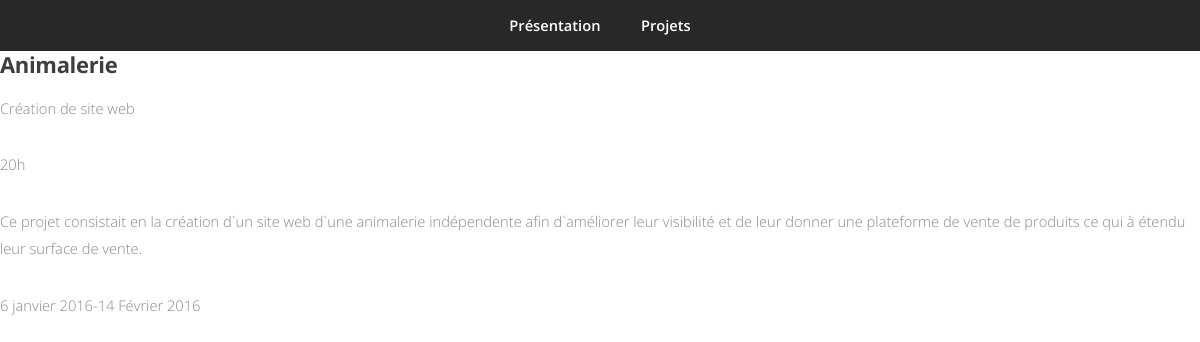
The page /projets.php on the database its author committed.
### tables this page shows
CREATE TABLE IF NOT EXISTS `projets` (
    `projet_id` INT AUTO_INCREMENT,
    `name` VARCHAR(255) NOT NULL,
    `competence` VARCHAR(255) NOT NULL,
    `duree` VARCHAR(50) NOT NULL,
    `description` TEXT NOT NULL,
    `dates` VARCHAR(100) NOT NULL,
    `image` VARCHAR(255) NOT NULL,
    PRIMARY KEY (`projet_id`)
);

### variables.php (called while the page is built)
<?php
$projetsStatement = $mysqlClient->prepare('SELECT * FROM projets');
$projetsStatement->execute();
$projets = $projetsStatement->fetchAll();

### projets.php (the view, shortened to what this page needs)
<?php
require_once(__DIR__ . '/databaseconnect.php');
require_once(__DIR__ . '/variables.php');
?>
<!DOCTYPE HTML>
<html>
	<head>
		<link rel="stylesheet" href="assets/css/main.css" />
	</head>
	<body class="is-preload">
		<nav id="nav">
				<ul class="container">
					<li><a href="index.php">Présentation</a></li>
					<li><a href="projets.php">Projets</a></li>
				</ul>
			</nav>
			<h3> <?php echo $projets[0]['name']?> </h3>
			<p> <?php echo $projets[0]['competence']?> </p>
			<p> <?php echo $projets[0]['duree']?> </p>
			<p> <?php echo $projets[0]['description']?> </p>
			<p> <?php echo $projets[0]['dates']?></h1> </p>
    </body>

### assets/css/main.css (style rules this page uses)
html, body, div, span, applet, object, iframe, h1, h2, h3, h4, h5, h6, p, blockquote, pre, a, abbr, acronym, address, big, cite, code, del, dfn, em, img, ins, kbd, q, s, samp, small, strike, strong, sub, sup, tt, var, b, u, i, center, dl, dt, dd, ol, ul, li, fieldset, form, label, legend, table, caption, tbody, tfoot, thead, tr, th, td, article, aside, canvas, details, embed, figure, figcaption, footer, header, hgroup, menu, nav, output, ruby, section, summary, time, mark, audio, video { margin: 0; padding: 0; border: 0; font-size: 100%; font: inherit; vertical-align: baseline; }
article, aside, details, figcaption, figure, footer, header, hgroup, menu, nav, section { display: block; }
body { line-height: 1; }
ol, ul { list-style: none; }
body { -webkit-text-size-adjust: none; }
html { box-sizing: border-box; scroll-behavior: smooth; }
*, *:before, *:after { box-sizing: inherit; }
body { padding-top: 3.5em; }
body.is-preload *, body.is-preload *:before, body.is-preload *:after { -moz-animation: none !important; -webkit-animation: none !important; -ms-animation: none !important; animation: none !important; -moz-transition: none !important; -webkit-transition: none !important; -ms-transition: none !important; transition: none !important; }
body, input, textarea, select { font-family: 'Open Sans', sans-serif; line-height: 1.85em; color: #888; font-weight: 300; font-size: 13pt; }
a { -moz-transition: color .2s ease-in-out; -webkit-transition: color .2s ease-in-out; -ms-transition: color .2s ease-in-out; transition: color .2s ease-in-out; color: #43B3E0; text-decoration: underline; }
h1, h2, h3, h4, h5, h6 { color: #3e3e3e; margin: 0 0 0.75em 0; }
h2, h3, h4, h5, h6 { font-weight: 700; }
h3 { font-size: 1.5em; letter-spacing: -0.015em; }
p, ul, ol, dl, table { margin-bottom: 2em; }
.container { margin: 0 auto; max-width: calc(100% - 50px); width: 1200px; }
@media screen and (max-width: 1680px) { .container { width: 1200px; } }
@media screen and (max-width: 1280px) { .container { width: 960px; } }
ul { list-style: disc; padding-left: 1em; }
ul li { padding-left: 0.5em; }
#nav { background-color: #282828; text-align: center; position: fixed; left: 0; top: 0; width: 100%; z-index: 10000; cursor: default; height: 3.5em; line-height: 3.5em; }
#nav ul { margin-bottom: 0; list-style: none; padding-left: 0; }
#nav li { display: inline-block; padding-left: 0; }
#nav a { -moz-transition: background-color .2s ease-in-out; -webkit-transition: background-color .2s ease-in-out; -ms-transition: background-color .2s ease-in-out; transition: background-color .2s ease-in-out; position: relative; display: block; color: #fff; text-decoration: none; outline: 0; font-weight: 600; border-radius: 8px; color: #fff; height: 2.5em; line-height: 2.5em; padding: 0 1.25em; }
@media screen and (max-width: 1280px) { body { font-size: 11pt; } }

### rows shown on the page
projets: name "Animalerie", competence "Création de site web", duree "20h", description "Ce projet consistait en la création d`un site web d`une animalerie indépendente afin d`améliorer leur visibilité et de leur donner une plateforme de vente de produits ce qui à étendu leur surface de vente.", dates "6 janvier 2016-14 Février 2016"
